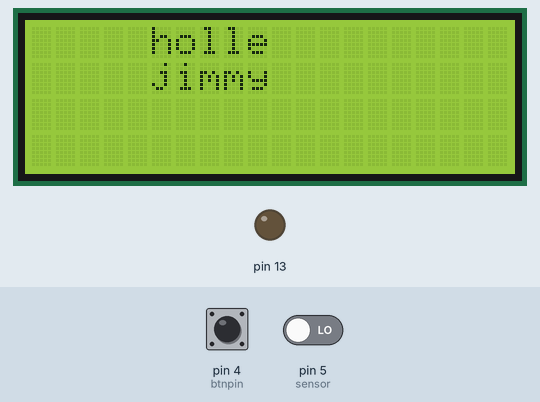
Simulated run of this sketch. Board: Arduino Uno, built with avr-gcc and run on an emulated ATmega328P. Parts: 20×4 character LCD, output pins drawn as LEDs (lit = HIGH). The test bench sets the inputs (shaded band); at power-on: pin 4 (btnpin) HIGH, pin 5 (sensor) LOW. What the sketch prints to the serial monitor is not drawn.

Above: at 1.2 s.
1.3 s: pin 4 (btnpin) pulled LOW for 3.2 s
At 5.7 s:
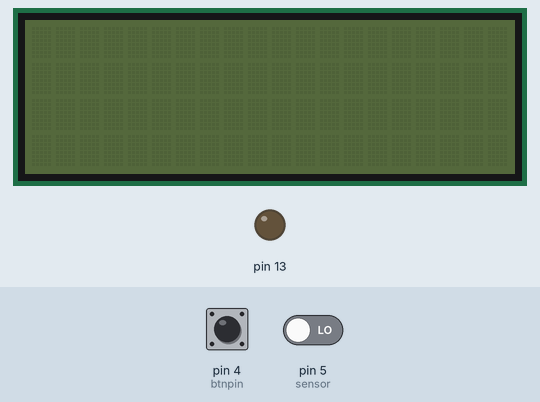
6.0 s: pin 5 (sensor) driven HIGH
At 7.5 s:
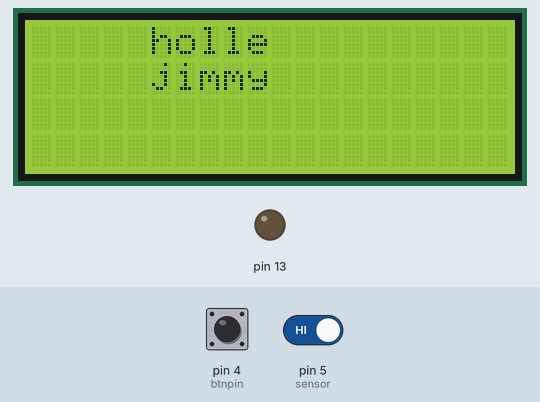
7.7 s: pin 4 (btnpin) pulled LOW for 1 s
At 8.2 s:
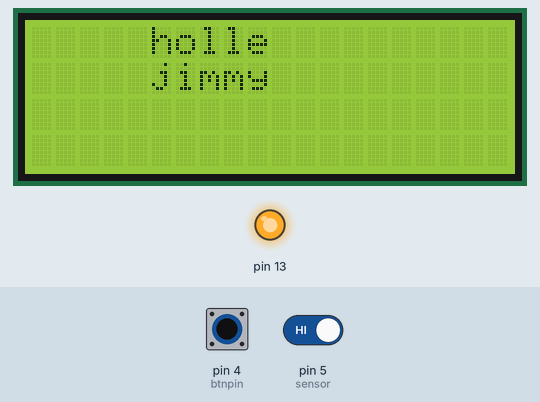
11.7 s: pin 4 (btnpin) pulled LOW for 0.15 s
At 27.9 s:
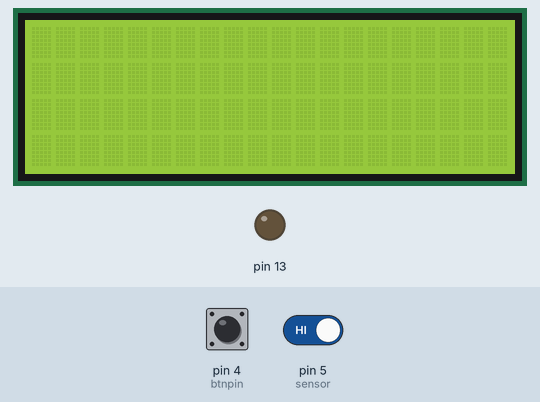
Timing chart, 0 to 28.2 s (numbered marks = the images above; inputs shaded):
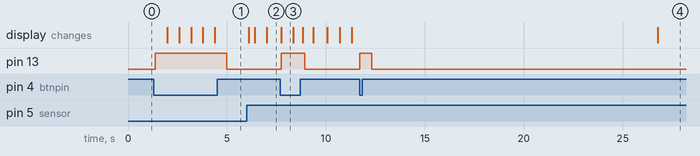

Measured:
- after the input at 1.3 s, pin 13: LOW → HIGH after 0.08 s, → LOW 3.6 s later; the display: changes after 0.68 s (image 1)
- after the input at 6.0 s, the display: changes after 0.09 s (image 2)
- after the input at 7.7 s, pin 13: LOW → HIGH at once, → LOW 1.2 s later
- after the input at 11.7 s, pin 13: LOW → HIGH at once, → LOW 0.60 s later; the display: changes after 15.1 s (image 4)
- what the display in image 3 shows lasts 0.6 s, from 7.7 s to 8.3 s

The sketch:

demo_btn_lcd_PIR.ino
```cpp
#include <Wire.h>
#include <LiquidCrystal_I2C.h>

LiquidCrystal_I2C lcd(0x27,20,4);
unsigned long time_now,timestart;
unsigned long duration=15000;
int btnflag=0;
int btnpin=4;
int sensor = 5;
int enableLcd=0;


//------------------------------------------------------


void setup() {


  lcd.init();
  lcd.backlight();
  lcd.setCursor(5,0);
  lcd.print("holle");
  lcd.setCursor(5,1);
  lcd.print("jimmy");
  Serial.begin(9600);
  pinMode(btnpin, INPUT_PULLUP);
  pinMode(13, OUTPUT);
//pir
  pinMode(sensor, INPUT);

}


//------------------------------------------------------
void loop() {

  time_now = millis();
  int btnstate = digitalRead(btnpin);
  int moving = digitalRead(sensor);

  Serial.print("btnstate=");
  Serial.println(btnstate);


  if (btnstate == HIGH) {

    digitalWrite(13, LOW);

  } else {

    digitalWrite(13, HIGH);
    btnflag=btnflag+1;
    btnflag=btnflag%2;

    lcd.setBacklight(btnflag);
    if(btnflag==0)
    {

      lcd.noDisplay();

    }
    else
    {
      lcd.display();

    }
    delay(500);

  }
  if(moving==1){ //如果有物體移動
    Serial.println("有東西在動！");
     if(btnflag==0)
    {
      enableLcd=1;
      timestart = millis();
      lcd.setBacklight(1);
      lcd.display();


      //(3000);
      //lcd.noDisplay();
    }

  }
  delay(100);

  if(enableLcd==1 &&(time_now - timestart)> duration)
  {
    lcd.setBacklight(btnflag);
    lcd.noDisplay();

  }

}
```
